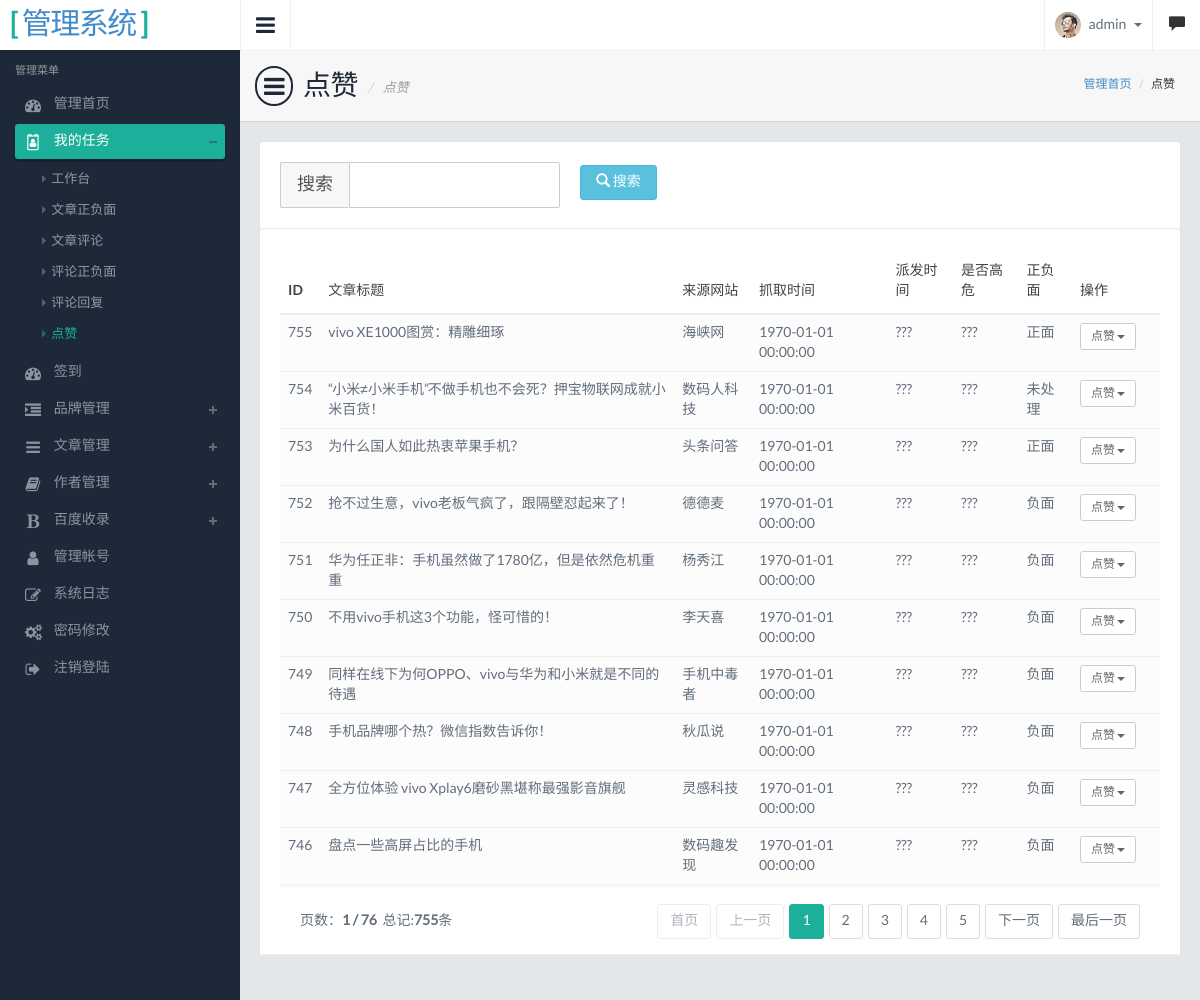
The page /manager/article/article_like (signed in) on the database its author committed.
### tables this page shows
CREATE TABLE `article` (
  `id` bigint(20) NOT NULL AUTO_INCREMENT,
  `wid` bigint(20) NOT NULL,
  `title` varchar(255) NOT NULL COMMENT '文章标题',
  `author` varchar(255) NOT NULL COMMENT '作者',
  `abstracts` text NOT NULL COMMENT '摘要',
  `reply` int(11) NOT NULL DEFAULT '0' COMMENT '回复数',
  `pre_reply` int(11) NOT NULL DEFAULT '0' COMMENT '上一次回复数',
  `seply_status` int(11) NOT NULL DEFAULT '0' COMMENT '回复数状态 0为否 1为是',
  `brand_id` int(11) NOT NULL DEFAULT '0' COMMENT '品牌ID,与brand表ID对应,0表示未定义',
  `positive` int(11) NOT NULL DEFAULT '2' COMMENT '正负面 0为负 1为正 2未标识',
  `status` int(11) NOT NULL DEFAULT '0' COMMENT '文章状态 0 未处理 1处理中 2 处理完成',
  `url` varchar(500) NOT NULL COMMENT '原文URL',
  `share_url` varchar(500) NOT NULL COMMENT '分享URL',
  `release_time` int(11) NOT NULL COMMENT '发布时间',
  `created` int(11) NOT NULL DEFAULT '0',
  `updated` int(11) NOT NULL DEFAULT '0',
  `deleted` int(11) NOT NULL DEFAULT '0',
  `keyword` varchar(200) DEFAULT NULL,
  PRIMARY KEY (`id`)
);

### application/controllers/manager/article/Article_like.php (called while the page is built, shortened)
<?php
class Article_like extends REST_Controller
{
    public function __construct()
    {
        $this->template_path=REST_Controller::MANAGER_TEMPLATE_PATH;
        $this->nav='my_mission';
        $this->load->model('article/List_model','List_model',true);
        $this->load->model('article/Articlelike_model','Articlelike_model',true);
    }
    public function index_get(){
        $data=array();
        $data['nav']=$this->nav;
        $data['child_nav']='article_like';
        $cnrs=array('name' => '点赞');
        $data['cnrs']=$cnrs;
        $data['token_name'] = $this->security->get_csrf_token_name();
        $data['hash'] = $this->security->get_csrf_hash();
        $orderby_name='Aid';
        $orderby_value='DESC';
        $userid=$_SESSION['admin']['id'];
        $skipnum = $this->get('skipnum');
        $length = $this->get('length');
        $count=$this->List_model->count_all();
        $rs=$this->Articlelike_model->limit($length,$skipnum)->order_by($orderby_name,$orderby_value)->left_join_like($userid);
        $data['rs']=$rs;
        $data['page_total']=$count;
        $this->load->view($this->template_path.'/article/article_like',$data);
    }
}

### application/libraries/REST_Controller.php (called while the page is built, shortened)
<?php
abstract class REST_Controller extends CI_Controller {
    protected $allowed_http_methods = ['get', 'delete', 'post', 'put', 'options', 'patch', 'head'];
    protected $request = NULL;
    protected $_supported_formats = [
            'json' => 'application/json',
            'array' => 'application/json',
            'csv' => 'application/csv',
            'html' => 'text/html',
            'jsonp' => 'application/javascript',
            'php' => 'text/plain',
            'serialized' => 'application/vnd.php.serialized',
            'xml' => 'application/xml'
        ];
    public function __construct($config = 'rest')
    {
        $supported_formats = $this->config->item('rest_supported_formats');
        $this->_supported_formats = array_intersect_key($this->_supported_formats, array_flip($supported_formats));
        $this->request = new stdClass();
        $this->request->method = $this->_detect_method();
    }
    public function _remap($object_called, $arguments = [])
    {
        $object_called = preg_replace('/^(.*)\.(?:'.implode('|', array_keys($this->_supported_formats)).')$/', '$1', $object_called);
        $controller_method = $object_called.'_'.$this->request->method;
        try
        {
            call_user_func_array([$this, $controller_method], $arguments);
        }
        catch (Exception $ex)
        {
            $this->response([
                    $this->config->item('rest_status_field_name') => FALSE,
                    $this->config->item('rest_message_field_name') => [
                        'classname' => get_class($ex),
                        'message' => $ex->getMessage()
                    ]
                ], self::HTTP_INTERNAL_SERVER_ERROR);
        }
    }
    protected function _detect_method()
    {
        $method = NULL;
        if ($this->config->item('enable_emulate_request') === TRUE)
        {
            $method = $this->input->post('_method');
            if ($method === NULL)
            {
                $method = $this->input->server('HTTP_X_HTTP_METHOD_OVERRIDE');
            }
            $method = strtolower($method);
        }
        if (empty($method))
        {
            $method = $this->input->method();
        }
        return in_array($method, $this->allowed_http_methods) && method_exists($this, '_parse_' . $method) ? $method : 'get';
    }
}

### index.php (called while the page is built, shortened)
<?php
require_once BASEPATH.'core/CodeIgniter.php';

### application/helpers/pager_helper.php (called while the page is built, shortened)
<?php
if ( ! function_exists('init_page_params')) {
    function init_page_params(&$skipnum, &$length) {
        if ($skipnum == false || intval($skipnum) == 0) {
            $skipnum = 0;
        }
        if ($length == false || intval($length) == 0) {
            $length = 10;
        }
    }
}

### application/core/MY_Model.php (called while the page is built, shortened)
<?php
class MY_Model extends CI_Model
{
    public function __construct()
    {
        $this->_database = $this->db;
    }
    public function order_by($criteria, $order = 'ASC',$escape=TRUE)
    {
        return $this;
    }
    public function limit($limit, $offset = 0)
    {
        return $this;
    }
}

### application/models/article/Articlelike_model.php (called while the page is built, shortened)
<?php if ( ! defined('BASEPATH')) exit('No direct script access allowed');
class Articlelike_model extends MY_Model
{
    public function left_join_like($userid){
        $this->db->select('*,article.created AS Acreated,article.updated AS Aupdated,article.deleted AS Adeleted,article.id AS Aid');
        $this->db->from('article');
        $this->db->join('site_task_article_like','article.id = site_task_article_like.article_id AND site_task_article_like.deleted=0 AND site_task_article_like.user_id ='.$userid ,'left');
        $query=$this->db->get();
        return $query->result_array();
    }
}

### application/views/manager/article/article_like.php (the view, shortened to what this page needs)
<?php
$admin_path=REST_Controller::MANAGER_PATH;
?>
<div class="pageheader">
    <h2><i class="fa fa-bars"></i> 点赞
        <?php
        if(!empty($cnrs)){
            echo '<span>'.$cnrs['name'].'</span>';
        }
        ?>
    </h2>
    <div class="breadcrumb-wrapper">
        <ol class="breadcrumb">
            <li><a href="<?php echo $this->config->base_url($admin_path);?>/main/dashboard">管理首页</a></li>
            <?php
            if(!empty($cnrs)){
                echo '<li class="active">'.$cnrs['name'].'</li>';
            }
            ?>
        </ol>
    </div>
</div>
<section class="contentpanel">
    <header class="panel-heading clearfix" style="padding: 0px;">
        <form id="filter" method="get">
            <div class="panel-body">
                <div class="row">
                    <div class="col-md-4">
                        <div class="form-group input-group input-group-lg">
                            <span class="input-group-addon">搜索</span>
                            <input type="text" class="form-control" name="reply" value="<?php echo @$_GET['search']?>">
                        </div>
                    </div>
                    <div class="col-md-1">
                        <div class="form-group">
                            <div style="padding-top: 3px">
                                <button type="submit" class="btn btn-info"><i
                                        class="glyphicon glyphicon-search"></i> 搜索
                                </button>
                            </div>
                        </div>
                    </div>
                </div>
            </div>
        </form>
    </header>
    <div id="sample_1_wrapper" class="panel-heading dataTables_wrapper form-inline ischeckbox" role="grid">
        <table class="table border-top table-hover" >
            <thead>
            <tr>
                <th>ID</th>
                <th>文章标题</th>
                <th>来源网站</th>
                <th>抓取时间</th>
                <th>派发时间</th>
                <th>是否高危</th>
                <th>正负面</th>
                <th style="width:10%">操作</th>
            </tr>
            </thead>
            <tbody>
            <?php if(!empty($rs)):?>
                <?php foreach($rs as $rs_row):?>
                    <tr>
                        <td><?php echo $rs_row['Aid']?></td>
                        <td><?php echo $rs_row['title']?></td>
                        <td><?php echo $rs_row['author']?></td>
                        <td><?php echo date("Y-m-d H:i:s",$rs_row['created']);?></td>
                        <td>???</td>
                        <td>???</td>
                        <td id="<?php echo 'positive'.strval($rs_row['id']);?>"><?php switch($rs_row['positive']){
                                case 0:
                                    echo '负面';
                                    break;
                                case 1:
                                    echo '正面';
                                    break;
                                case 2:
                                    echo '未处理';
                                    break;
                            }?></td>
                        <td>
                            <div class="dropdown">
                                <button id="dLabel<?php echo $rs_row['Aid']?>" class="btn btn-white btn-xs btn-margin" type="button" data-toggle="dropdown" aria-haspopup="true" aria-expanded="false">
                                    <?php if ($rs_row['user_id']!=null)echo '已点赞';else echo '点赞'; ?>
                                    <span class="caret"></span>
                                </button>
                            </div>
                        </td>
                    </tr>
                    <?php
                endforeach;
            endif;
            ?>
            </tbody>
        </table>
    </div>
</section>

### public/system/css/style.default.css (style rules this page uses)
body { background: #1d2939; font-family: 'LatoRegular', 'Lucida Grande', 'Lucida Sans Unicode', Helvetica, sans-serif !important; line-height: 21px; color: #636e7b; overflow: hidden; }
input,select,textarea { font-family: 'LatoRegular', 'Lucida Grande', 'Lucida Sans Unicode', Helvetica, sans-serif !important; color: #636e7b; }
h1,h2,h3,h4,h5 { font-family: 'LatoRegular', 'Lucida Grande', 'Lucida Sans Unicode', Helvetica, sans-serif; }
.pageheader { padding: 15px; border-bottom: 1px solid #d3d7db; border-top: 1px solid #eee; background: #f7f7f7; position: relative; }
.pageheader h2 { font-size: 28px; color: #1D2939; letter-spacing: -0.5px; margin: 0; }
.pageheader .glyphicon, .pageheader .fa { font-size: 24px; margin-right: 5px; padding: 6px 7px; border: 2px solid #1D2939; -moz-border-radius: 50px; -webkit-border-radius: 50px; border-radius: 50px; }
.pageheader h2 span { font-size: 13px; text-transform: none; color: #999; font-style: italic; vertical-align: middle; letter-spacing: 0; }
.pageheader h2 span::before { content: '/'; margin: 0 10px 0 5px; color: #ccc; }
.pageheader .breadcrumb-wrapper { position: absolute; top: 23px; right: 25px; }
.pageheader .breadcrumb { background: none; display: inline-block; padding: 0; }
.pageheader .breadcrumb li { font-size: 12px; }
.pageheader .breadcrumb li.active { color: #333; }
.contentpanel { padding: 20px; }
.contentpanel::after { clear: both; display: block; content: ''; }
form .form-group:last-child { margin-bottom: 0; }

### public/system/css/admin.css (style rules this page uses)
.btn-margin { margin-bottom: 5px; }

### public/system/js/lhgdialog/skins/default.css (style rules this page uses)
body { _margin:0; }

### rows shown on the page
article: id "755", title "vivo XE1000图赏：精雕细琢", author "海峡网", created "1970-01-01 00:00:00", positive "正面"
article: id "754", title "“小米≠小米手机”不做手机也不会死？押宝物联网成就小米百货！", author "数码人科技", created "1970-01-01 00:00:00", positive "未处理"
article: id "753", title "为什么国人如此热衷苹果手机？", author "头条问答", created "1970-01-01 00:00:00", positive "正面"
article: id "752", title "抢不过生意，vivo老板气疯了，跟隔壁怼起来了！", author "德德麦", created "1970-01-01 00:00:00", positive "负面"
article: id "751", title "华为任正非：手机虽然做了1780亿，但是依然危机重重", author "杨秀江", created "1970-01-01 00:00:00", positive "负面"
article: id "750", title "不用vivo手机这3个功能，怪可惜的！", author "李天喜", created "1970-01-01 00:00:00", positive "负面"
article: id "749", title "同样在线下为何OPPO、vivo与华为和小米就是不同的待遇", author "手机中毒者", created "1970-01-01 00:00:00", positive "负面"
article: id "748", title "手机品牌哪个热？微信指数告诉你！", author "秋瓜说", created "1970-01-01 00:00:00", positive "负面"
article: id "747", title "全方位体验 vivo Xplay6磨砂黑堪称最强影音旗舰", author "灵感科技", created "1970-01-01 00:00:00", positive "负面"
article: id "746", title "盘点一些高屏占比的手机", author "数码趣发现", created "1970-01-01 00:00:00", positive "负面"

### other values the page prints
$nav_row['name'] "管理首页"
$nav_row['name'] "我的任务"
$nav_child_row['name'] "工作台"
$nav_child_row['name'] "文章正负面"
$nav_child_row['name'] "文章评论"
$nav_child_row['name'] "评论正负面"
$nav_child_row['name'] "评论回复"
$nav_child_row['name'] "点赞"
$nav_row['name'] "签到"
$nav_row['name'] "品牌管理"
$nav_row['name'] "文章管理"
$nav_row['name'] "作者管理"
$nav_row['name'] "百度收录"
$nav_row['name'] "管理帐号"
$nav_row['name'] "系统日志"
